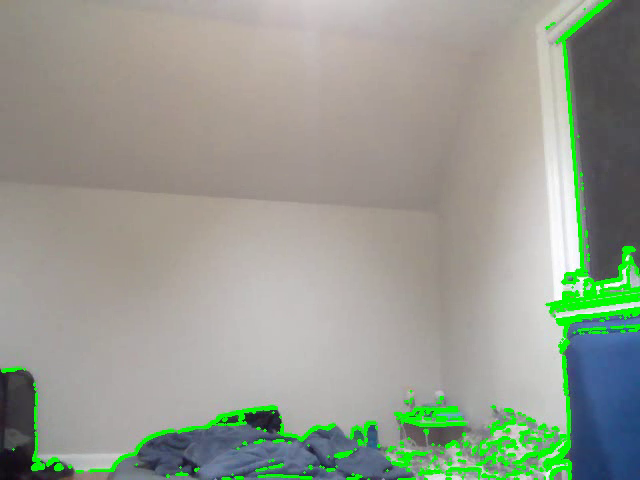
#> input picture frame 17 of Thief Detector/output_with_contours.avi, 640 x 480 px, given in place of the camera
$ jupyter execute Thief_Detector.ipynb   (text cells are left out)
#> lines starting #> are read from the running program, lines starting #| are printed output that depends on the picture
[cell 1]
import cv2

def get_live_video_feed():
    # Open the webcam (you may need to change the index based on your system)
    cap = cv2.VideoCapture(0)

    # Check if the webcam is opened successfully
    if not cap.isOpened():
        print("Error: Failed to open webcam")
        return

    while True:
        # Capture frame-by-frame
        ret, frame = cap.read()
#> frame is the input picture: shape (480, 640, 3); mean B, G, R 144.5, 156.5, 150.2

        # If frame is read correctly
        if ret:
            # Display the frame
            cv2.imshow('Live Video Feed', frame)

            # Press 'q' to exit the loop
            if cv2.waitKey(1) & 0xFF == ord('q'):
#> (key q is pressed here)
                break
        else:
            print("Error: Failed to capture frame")
            break

    # Release the webcam and close all OpenCV windows
    cap.release()
    cv2.destroyAllWindows()

# Call the function to get live video feed
get_live_video_feed()

[cell 2]
def get_live_video_feed_and_store_reference_background():
    # Open the webcam (you may need to change the index based on your system)
    cap = cv2.VideoCapture(0)

    # Check if the webcam is opened successfully
    if not cap.isOpened():
        print("Error: Failed to open webcam")
        return

    # Read the first frame
    ret, first_frame = cap.read()

    # If frame is read correctly
    if ret:
        # Convert the first frame to grayscale
        reference_background = cv2.cvtColor(first_frame, cv2.COLOR_BGR2GRAY)
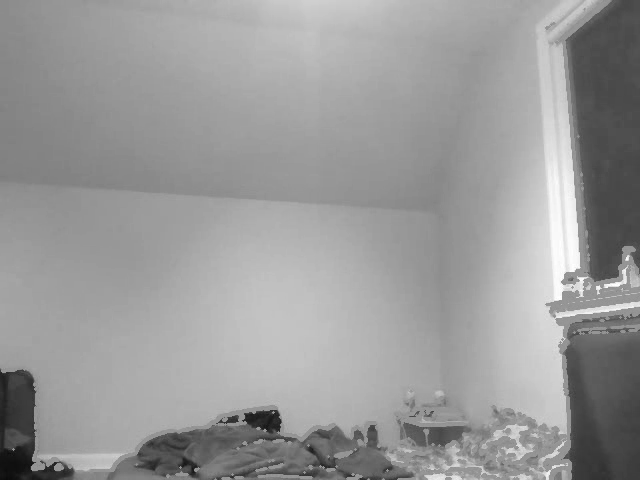
#> reference_background: shape (480, 640); min 10, max 255, mean 153.2

        # Save the reference background image
        cv2.imwrite('reference_background.jpg', reference_background)
        print("Reference background image saved successfully.")
    else:
        print("Error: Failed to capture frame")

    # Release the webcam
    cap.release()

# Call the function to get live video feed and store reference background image
get_live_video_feed_and_store_reference_background()

[cell 3]
def compute_absolute_difference():
    # Read the first frame (reference background)
    reference_background = cv2.imread('reference_background.jpg', cv2.IMREAD_GRAYSCALE)
#> reference_background: shape (480, 640); min 10, max 255, mean 153.2

    # Open the webcam (you may need to change the index based on your system)
    cap = cv2.VideoCapture(0)

    # Check if the webcam is opened successfully
    if not cap.isOpened():
        print("Error: Failed to open webcam")
        return

    while True:
        # Capture frame-by-frame
        ret, frame = cap.read()

        # If frame is read correctly
        if ret:
            # Convert current frame to grayscale
            current_frame_gray = cv2.cvtColor(frame, cv2.COLOR_BGR2GRAY)

            # Compute absolute difference between current frame and reference background
            absolute_diff = cv2.absdiff(current_frame_gray, reference_background)
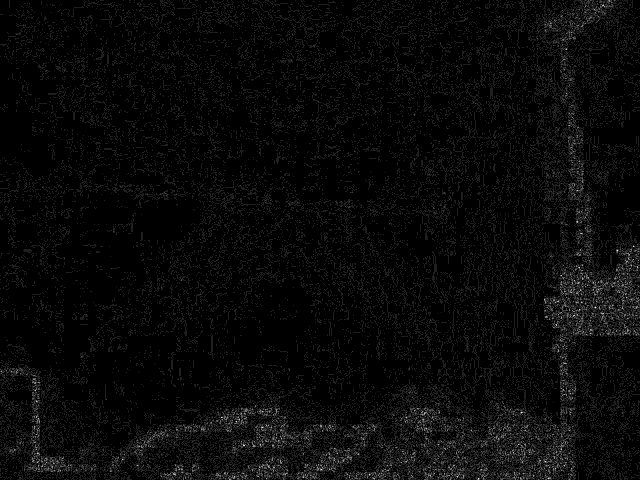
#> absolute_diff: shape (480, 640); min 0, max 8, mean 0.275; drawn with min black and max white

            # Display the absolute difference image
            cv2.imshow('Absolute Difference', absolute_diff)

            # Press 'q' to exit the loop
            if cv2.waitKey(1) & 0xFF == ord('q'):
#> (key q is pressed here)
                break
        else:
            print("Error: Failed to capture frame")
            break

    # Release the webcam and close all OpenCV windows
    cap.release()
    cv2.destroyAllWindows()

# Call the function to compute absolute difference between current and first frame
compute_absolute_difference()

[cell 4]
def apply_threshold():
    # Read the first frame (reference background)
    reference_background = cv2.imread('reference_background.jpg', cv2.IMREAD_GRAYSCALE)

    # Open the webcam (you may need to change the index based on your system)
    cap = cv2.VideoCapture(0)

    # Check if the webcam is opened successfully
    if not cap.isOpened():
        print("Error: Failed to open webcam")
        return

    while True:
        # Capture frame-by-frame
        ret, frame = cap.read()

        # If frame is read correctly
        if ret:
            # Convert current frame to grayscale
            current_frame_gray = cv2.cvtColor(frame, cv2.COLOR_BGR2GRAY)

            # Compute absolute difference between current frame and reference background
            absolute_diff = cv2.absdiff(current_frame_gray, reference_background)

            # Apply threshold to the absolute difference image
            _, thresholded_img = cv2.threshold(absolute_diff, 30, 255, cv2.THRESH_BINARY)
#> thresholded_img: shape (480, 640); every value is 0

            # Display the thresholded image
            cv2.imshow('Thresholded Image', thresholded_img)

            # Press 'q' to exit the loop
            if cv2.waitKey(1) & 0xFF == ord('q'):
#> (key q is pressed here)
                break
        else:
            print("Error: Failed to capture frame")
            break

    # Release the webcam and close all OpenCV windows
    cap.release()
    cv2.destroyAllWindows()

# Call the function to apply threshold to the absolute difference image
apply_threshold()

[cell 5]
def find_contours_and_save_feed():
    # Read the first frame (reference background)
    reference_background = cv2.imread('reference_background.jpg', cv2.IMREAD_GRAYSCALE)

    # Open the webcam (you may need to change the index based on your system)
    cap = cv2.VideoCapture(0)

    # Check if the webcam is opened successfully
    if not cap.isOpened():
        print("Error: Failed to open webcam")
        return

    frame_width = int(cap.get(cv2.CAP_PROP_FRAME_WIDTH))
    frame_height = int(cap.get(cv2.CAP_PROP_FRAME_HEIGHT))

    # Define the codec and create VideoWriter object
    fourcc = cv2.VideoWriter_fourcc(*'XVID')
    out = cv2.VideoWriter('output_with_contours.avi', fourcc, 20.0, (frame_width, frame_height))

    while True:
        # Capture frame-by-frame
        ret, frame = cap.read()

        # If frame is read correctly
        if ret:
            # Convert current frame to grayscale
            current_frame_gray = cv2.cvtColor(frame, cv2.COLOR_BGR2GRAY)

            # Compute absolute difference between current frame and reference background
            absolute_diff = cv2.absdiff(current_frame_gray, reference_background)

            # Apply threshold to the absolute difference image
            _, thresholded_img = cv2.threshold(absolute_diff, 30, 255, cv2.THRESH_BINARY)

            # Find contours in the thresholded image
            contours, _ = cv2.findContours(thresholded_img, cv2.RETR_EXTERNAL, cv2.CHAIN_APPROX_SIMPLE)
#> contours = []

            # Draw contours on the original frame
            cv2.drawContours(frame, contours, -1, (0, 255, 0), 2)

            # Write the frame with contours to the output video
            out.write(frame)

            # Display the frame with contours
            cv2.imshow('Frame with Contours', frame)

            # Press 'q' to exit the loop
            if cv2.waitKey(1) & 0xFF == ord('q'):
#> (key q is pressed here)
                break
        else:
            print("Error: Failed to capture frame")
            break

    # Release the webcam
    cap.release()
    # Release the video writer
    out.release()
    cv2.destroyAllWindows()

# Call the function to find contours in the thresholded image and save the feed
find_contours_and_save_feed()

[cell 6]
def detect_unsafe_objects_and_save_feed():
    # Read the first frame (reference background)
    reference_background = cv2.imread('reference_background.jpg', cv2.IMREAD_GRAYSCALE)

    # Open the webcam (you may need to change the index based on your system)
    cap = cv2.VideoCapture(0)

    # Check if the webcam is opened successfully
    if not cap.isOpened():
        print("Error: Failed to open webcam")
        return

    frame_width = int(cap.get(cv2.CAP_PROP_FRAME_WIDTH))
    frame_height = int(cap.get(cv2.CAP_PROP_FRAME_HEIGHT))

    # Define the codec and create VideoWriter object
    fourcc = cv2.VideoWriter_fourcc(*'XVID')
    out = cv2.VideoWriter('output_with_unsafe_detection.avi', fourcc, 20.0, (frame_width, frame_height))

    while True:
        # Capture frame-by-frame
        ret, frame = cap.read()

        # If frame is read correctly
        if ret:
            # Convert current frame to grayscale
            current_frame_gray = cv2.cvtColor(frame, cv2.COLOR_BGR2GRAY)

            # Compute absolute difference between current frame and reference background
            absolute_diff = cv2.absdiff(current_frame_gray, reference_background)

            # Apply threshold to the absolute difference image
            _, thresholded_img = cv2.threshold(absolute_diff, 30, 255, cv2.THRESH_BINARY)

            # Find contours in the thresholded image
            contours, _ = cv2.findContours(thresholded_img, cv2.RETR_EXTERNAL, cv2.CHAIN_APPROX_SIMPLE)
#> contours = []

            # Iterate through the contours
            for contour in contours:
                # Check if contour area is large enough
                if cv2.contourArea(contour) > 1000:  # Adjust this threshold as needed
                    # Draw rectangle around the object
                    x, y, w, h = cv2.boundingRect(contour)
                    cv2.rectangle(frame, (x, y), (x + w, y + h), (0, 0, 255), 2)
                    # Output "UNSAFE" text in red color
                    cv2.putText(frame, 'UNSAFE', (x, y - 10), cv2.FONT_HERSHEY_SIMPLEX, 0.9, (0, 0, 255), 2)
#> this loop made 0 passes

            # Write the frame with unsafe object detection to the output video
            out.write(frame)

            # Display the frame with unsafe object detection
            cv2.imshow('Frame with Unsafe Objects', frame)

            # Press 'q' to exit the loop
            if cv2.waitKey(1) & 0xFF == ord('q'):
#> (key q is pressed here)
                break
        else:
            print("Error: Failed to capture frame")
            break

    # Release the webcam
    cap.release()
    # Release the video writer
    out.release()
    cv2.destroyAllWindows()

# Call the function to detect unsafe objects and save the feed
detect_unsafe_objects_and_save_feed()

[cell 7]
def detect_unsafe_objects():
    # Read the first frame (reference background)
    reference_background = cv2.imread('reference_background.jpg', cv2.IMREAD_GRAYSCALE)

    # Open the webcam (you may need to change the index based on your system)
    cap = cv2.VideoCapture(0)

    # Check if the webcam is opened successfully
    if not cap.isOpened():
        print("Error: Failed to open webcam")
        return

    while True:
        # Capture frame-by-frame
        ret, frame = cap.read()

        # If frame is read correctly
        if ret:
            # Convert current frame to grayscale
            current_frame_gray = cv2.cvtColor(frame, cv2.COLOR_BGR2GRAY)

            # Compute absolute difference between current frame and reference background
            absolute_diff = cv2.absdiff(current_frame_gray, reference_background)

            # Apply threshold to the absolute difference image
            _, thresholded_img = cv2.threshold(absolute_diff, 30, 255, cv2.THRESH_BINARY)

            # Find contours in the thresholded image
            contours, _ = cv2.findContours(thresholded_img, cv2.RETR_EXTERNAL, cv2.CHAIN_APPROX_SIMPLE)
#> contours = []

            # Iterate through the contours
            for contour in contours:
                # Check if contour area is large enough
                if cv2.contourArea(contour) > 1000:  # Adjust this threshold as needed
                    # Draw rectangle around the object
                    x, y, w, h = cv2.boundingRect(contour)
                    cv2.rectangle(frame, (x, y), (x + w, y + h), (0, 0, 255), 2)
                    # Output "UNSAFE" text in red color
                    cv2.putText(frame, 'UNSAFE', (x, y - 10), cv2.FONT_HERSHEY_SIMPLEX, 0.9, (0, 0, 255), 2)

            # Display the original frame
            cv2.imshow('Original Frame', frame)

            # Display the thresholded image
            cv2.imshow('Thresholded Image', thresholded_img)

            # Press 'q' to exit the loop
            if cv2.waitKey(1) & 0xFF == ord('q'):
#> (key q is pressed here)
                break
        else:
            print("Error: Failed to capture frame")
            break

    # Release the webcam and close all OpenCV windows
    cap.release()
    cv2.destroyAllWindows()

# Call the function to detect unsafe objects
detect_unsafe_objects()

[cell 8]
def detect_unsafe_objects():
    # Read the first frame (reference background)
    reference_background = cv2.imread('reference_background.jpg', cv2.IMREAD_GRAYSCALE)

    # Open the webcam (you may need to change the index based on your system)
    cap = cv2.VideoCapture(0)

    # Check if the webcam is opened successfully
    if not cap.isOpened():
        print("Error: Failed to open webcam")
        return

    while True:
        # Capture frame-by-frame
        ret, frame = cap.read()

        # If frame is read correctly
        if ret:
            # Convert current frame to grayscale
            current_frame_gray = cv2.cvtColor(frame, cv2.COLOR_BGR2GRAY)

            # Compute absolute difference between current frame and reference background
            absolute_diff = cv2.absdiff(current_frame_gray, reference_background)

            # Apply threshold to the absolute difference image
            _, thresholded_img = cv2.threshold(absolute_diff, 30, 255, cv2.THRESH_BINARY)

            # Find contours in the thresholded image
            contours, _ = cv2.findContours(thresholded_img, cv2.RETR_EXTERNAL, cv2.CHAIN_APPROX_SIMPLE)
#> contours = []

            # Iterate through the contours
            for contour in contours:
                # Check if contour area is large enough
                if cv2.contourArea(contour) > 1000:  # Adjust this threshold as needed
                    # Draw rectangle around the object
                    x, y, w, h = cv2.boundingRect(contour)
                    cv2.rectangle(frame, (x, y), (x + w, y + h), (0, 0, 255), 2)
                    # Output "UNSAFE" text in red color
                    cv2.putText(frame, 'UNSAFE', (x, y - 10), cv2.FONT_HERSHEY_SIMPLEX, 0.9, (0, 0, 255), 2)

            # Display the original frame
            cv2.imshow('Original Frame', frame)

            # Display the thresholded image
            cv2.imshow('Thresholded Image', thresholded_img)

            # Press 'q' to exit the loop
            if cv2.waitKey(1) & 0xFF == ord('q'):
#> (key q is pressed here)
                break
        else:
            print("Error: Failed to capture frame")
            break

    # Release the webcam
    cap.release()

    # Close all OpenCV windows
    cv2.destroyAllWindows()

# Call the function to detect unsafe objects
detect_unsafe_objects()

$ run again, starting later in the video
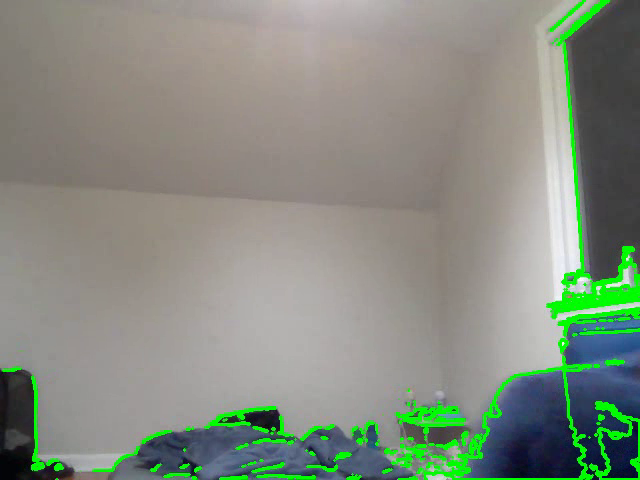
#> input picture frame 79 of Thief Detector/output_with_contours.avi, 640 x 480 px, given in place of the camera
#> in get_live_video_feed, frame is the input picture: shape (480, 640, 3); mean B, G, R 128.4, 140.9, 133.4
#> in get_live_video_feed_and_store_reference_background, `reference_background = cv2.cvtColor(first_frame, cv2.COLOR_BGR2GRAY)`:
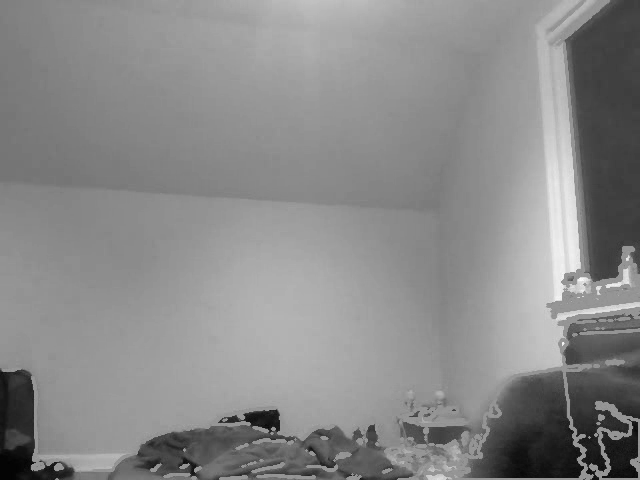
#> reference_background: shape (480, 640); min 1, max 252, mean 137.2
#> in compute_absolute_difference, `absolute_diff = cv2.absdiff(current_frame_gray, reference_background)`:
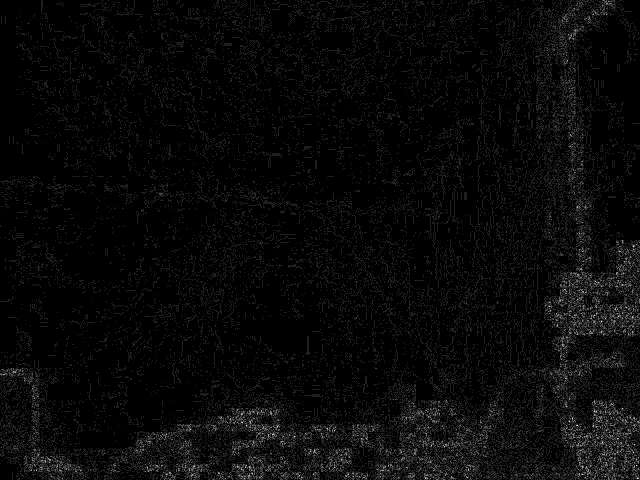
#> absolute_diff: shape (480, 640); min 0, max 8, mean 0.278; drawn with min black and max white
#> thresholded_img: shape (480, 640); every value is 0
#> in find_contours_and_save_feed, `contours, _ = cv2.findContours(thresholded_img, cv2.RETR_EXTERNAL, cv2..`: contours = []

$ run again, starting later in the video
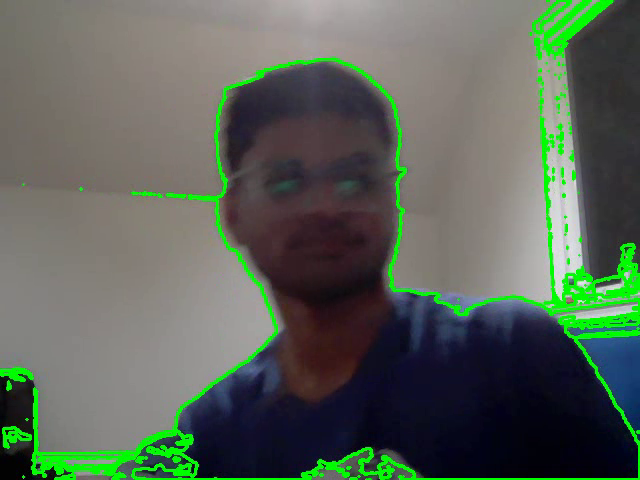
#> input picture frame 140 of Thief Detector/output_with_contours.avi, 640 x 480 px, given in place of the camera
#> in get_live_video_feed, frame is the input picture: shape (480, 640, 3); mean B, G, R 88.4, 100.2, 90
#> in get_live_video_feed_and_store_reference_background, `reference_background = cv2.cvtColor(first_frame, cv2.COLOR_BGR2GRAY)`:
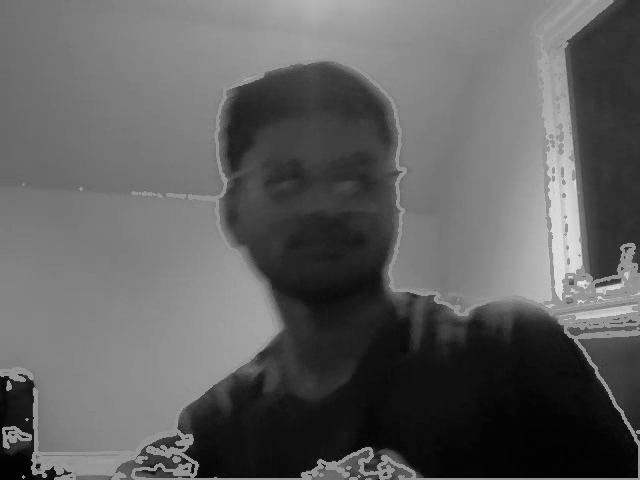
#> reference_background: shape (480, 640); min 0, max 231, mean 95.8
#> in compute_absolute_difference, `absolute_diff = cv2.absdiff(current_frame_gray, reference_background)`:
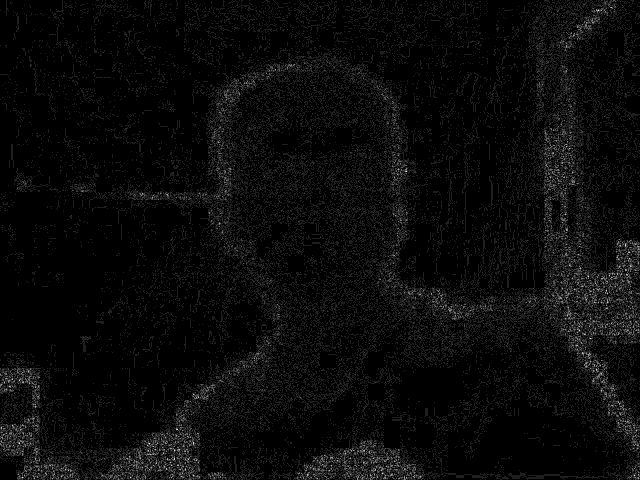
#> absolute_diff: shape (480, 640); min 0, max 8, mean 0.314; drawn with min black and max white
#> thresholded_img: shape (480, 640); every value is 0
#> in find_contours_and_save_feed, `contours, _ = cv2.findContours(thresholded_img, cv2.RETR_EXTERNAL, cv2..`: contours = []
